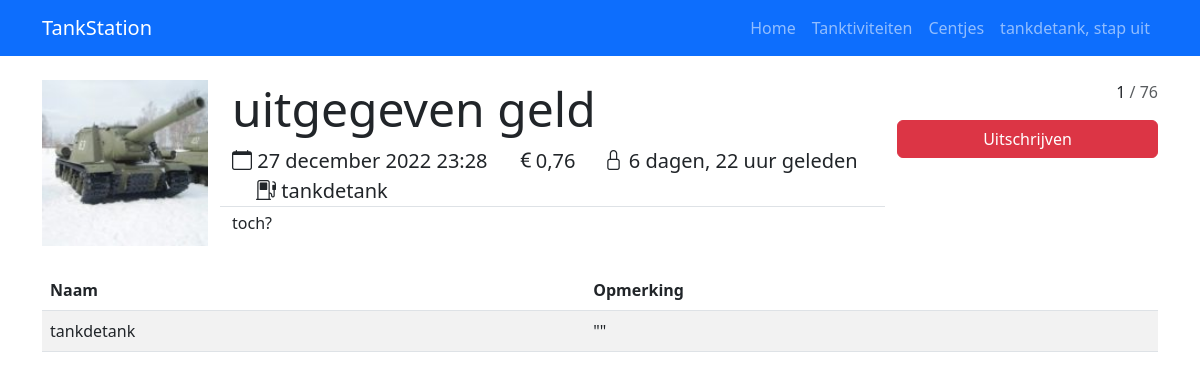
The page /tanktiviteiten/detail/10 (signed in) on the database its author committed.
### evenementen/models.py (models this page shows)
class Tanktiviteit(models.Model):
    naam = models.CharField(max_length=140)
    beschrijving = models.CharField(max_length=400)
    prijs = models.DecimalField("Prijs", max_digits=7, decimal_places=2, default=0.00)
    gemaakt_door = models.ForeignKey(settings.AUTH_USER_MODEL, on_delete=models.SET_NULL, null=True, related_name="Gemaakt_door")
    verantwoordelijke = models.ForeignKey(settings.AUTH_USER_MODEL, on_delete=models.SET_NULL, null=True, related_name="Verantwoordelijke")
    aanmaakmoment = models.DateTimeField("Aangemaakt op", auto_now_add=True)
    sluiting = models.DateTimeField("De inschrijvingen sluiten om")
    wanneer = models.DateTimeField("Tanktiviteit moment")
    plaatje = models.ImageField(upload_to="images/", default="images/tank.jpg")
    max_inschrijvingen = models.PositiveSmallIntegerField(default=76)
    tankrekening = models.BooleanField(default=True)

class Inschrijving(models.Model):
    plaatser = models.ForeignKey(settings.AUTH_USER_MODEL, related_name="inschrijvingen", on_delete=models.CASCADE, null=True)
    tanktiviteit = models.ForeignKey(Tanktiviteit, related_name="inschrijvingen", on_delete=models.CASCADE)
    opmerkingen = models.CharField(max_length=140,null=True)

### evenementen/views.py (the view)
# urls.py: path('detail/<int:tanktiviteit_id>', views.detail, name="Tanktiviteit detail"),
@login_required
def detail(request, tanktiviteit_id):
    tanktiviteit = get_object_or_404(Tanktiviteit, pk=tanktiviteit_id)
    deelnemers = tanktiviteit.inschrijvingen.all()
    inschrijving = deelnemers.filter(plaatser=request.user)
    if inschrijving:
        inschrijving_id = inschrijving.first().id
    else:
        inschrijving_id = False
    context = {
        'ttvt': tanktiviteit,
        'deelnemers': deelnemers,
        'req': request,
        'nu': timezone.now(),
        'inschrijving_id': inschrijving_id,
    }
    return render(request, 'detail.html', context)

### evenementen/templates/detail.html (shortened to what this page needs)
{% extends 'base.html' %}
{% load humanize %}
{% block content %}
    <div class="row">
        <div class="col-2">
            <figure class="figure" style="width: 100%;">
                <img src="/{{ ttvt.plaatje }}" class="img-responsive figure-img" style="width: inherit; object-fit: contain;">
            </figure>
        </div>
        <div class="col-7">
            <div class="row">
                <span class="border-bottom">
                    <h1 class="display-5">{{ ttvt.naam }}</h1>
                    <span class="lead"><i class="bi-calendar"></i> {{ ttvt.wanneer }}</span>
                    <span class="lead ms-4"><i class="bi-currency-euro"></i>{{ ttvt.prijs }}</span>
                    {% if nu > ttvt.sluiting %}
                        <span class="lead ms-4"><i class="bi-lock"></i> {{ ttvt.sluiting|naturaltime }}</span>
                    {% else %}
                        <span class="lead ms-4"><i class="bi-unlock"></i> {{ ttvt.sluiting|naturaltime }}</span>
                    {% endif %}
                    <span class="lead ms-4"><i class="bi-fuel-pump"></i> {{ ttvt.verantwoordelijke }}</span>
                </span>
            </div>
            <div class="row mt-1">
                <p>{{ ttvt.beschrijving }}</p>
            </div>
        </div>
        <div class="col-3">
            <div class="row" style="text-align:right;">
                <p>{{ deelnemers|length }}<span class="text-muted"> / {{ ttvt.max_inschrijvingen }}</span></p>
            </div>
            <div class="row">
            {% if inschrijving_id > 0 %}
                <div class="input-group">
                    <a class="btn btn-danger" href="{% url 'evenementen:Uitschrijven' ttvt.id inschrijving_id %}"
                        style="width:100%;">
                        Uitschrijven
                    </a>
                </div>
                {% endif %}</div>
        </div>
    </div>
    <div class="row">
    {% if deelnemers %}
        <div class="table-responsive col-md-12"><table class="table table-hover table-striped" style="max-width: 100%;">
            <thead>
                <tr>
                    <th scope="col" class="col-sm-auto">Naam</th>
                    <th scope="col" class="col-lg-auto">Opmerking</th>
                </tr>
            </thead>
            <tbody>
                {% for inschrijving in deelnemers %}
                    <tr>
                        <td>{{ inschrijving.plaatser }}</td>
                        <td>{{ inschrijving.opmerkingen }}</td>
                    </tr>
                {% endfor %}
            </tbody>
        </table></div>
    {% else %}
        Er is nog niemand ingeschreven
    {% endif %}
    </div>
{% endblock %}

### TankStation/templates/base.html (shortened to what this page needs)
<!DOCTYPE html>
<html lang="en">
<head>
    <link href="https://cdn.jsdelivr.net/npm/bootstrap@5.3.0-alpha1/dist/css/bootstrap.min.css" rel="stylesheet">
    <link rel="stylesheet" href="https://cdn.jsdelivr.net/npm/bootstrap-icons@1.10.3/font/bootstrap-icons.css">
</head>
<body>
<nav class="navbar navbar-expand-lg bg-primary mb-4" data-bs-theme="dark">
    <div class="container-lg">
        <a class="navbar-brand" href="{% url 'Home' %}">TankStation</a>
        <div class="collapse navbar-collapse">
            <ul class="navbar-nav ms-auto mb-2 mb-lg-0">
                <li class="nav-item">
                    <a class="nav-link" href="{% url 'Home' %}">Home</a>
                </li>
                <li class="nav-item">
                    <a class="nav-link" href="{% url 'evenementen:Evenementen home' %}">Tanktiviteiten</a>
                </li>
                <li class="nav-item">
                    <a class="nav-link" href="{% url 'geldzaken:Geld home' %}">Centjes</a>
                </li>
                {% if user.is_authenticated %}
                <li class="nav-item">
                    <a class="nav-link" href="{% url 'logout' %}">{{ user.get_username }}, stap uit</a>
                </li>
                {% else %}
                <li class="nav-item">
                    <a class="nav-link" href="{% url 'login' %}">Login</a>
                </li>
                {% endif %}
            </ul>
        </div>
    </div>
</nav>
<div class="container-lg">
    {% block content %}{% endblock %}
</div>
</body>
</html>

### rows shown on the page
Tanktiviteit: plaatje (picture), naam "uitgegeven geld", wanneer "27 december 2022 23:28", prijs "0,76", sluiting "6 dagen, 22 uur geleden", verantwoordelijke "tankdetank", beschrijving "toch?", max_inschrijvingen "76"
Inschrijving: plaatser "tankdetank", opmerkingen "\"\""

### other values the page prints
{{ user.get_username }} "tankdetank"
{{ deelnemers|length }} "1"
